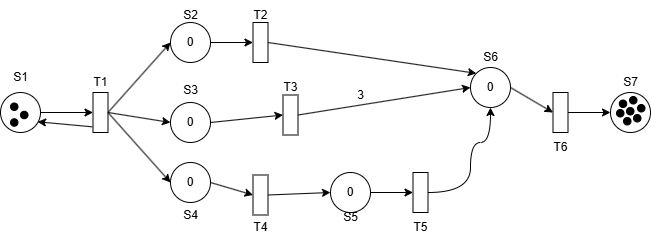
#> input picture sketch2pnml/data/demos/demo_7.png, 651 x 242 px
$ jupyter execute --allow-errors workflow.ipynb
#> lines starting #> are read from the running program, lines starting #| are printed output that depends on the picture; after the words box and inside, x2 and y2 are one past the last pixel; in counts of white or black regions, pixels touching at a corner belong together
### commons.py

[cell 1]
import numpy as np
import cv2

# [9 lines left out: function is_number, not called in this run]

def minmaxToContours(xyxy):
    x1, y1, x2, y2 = xyxy
    return np.array([[x1, y1], [x2, y1], [x2, y2], [x1, y2]], dtype=np.int32)  # Convert to contour format

# [204 lines left out: functions fill_contours, remove_contours, filter_enclosed_contours, dilate_contour, find_closest_distance_to_contour, not called in this run]

### models.py

[cell 2]
import math
import numpy as np
import largestinteriorrectangle as lir
import cv2

# Epsilon for floating point comparisons if needed, though not used in current definitions
EPS = 1e-6

class Point:
    # [6 lines left out: function __init__, not called in this run]

    def get_distance_between_points(self, other_point):
        """Calculate Euclidean distance between this point and another point."""
        return math.sqrt((self.x - other_point.x) ** 2 + (self.y - other_point.y) ** 2)

    # [11 lines left out: function is_inside_contour, not called in this run]

    def get_numpy_array(self):
        """Returns the point as a numpy array."""
        return np.array([self.x, self.y], dtype=np.int32)

    def __repr__(self):
        return f"Point({self.x}, {self.y})"

    # [4 lines left out: function __eq__, not called in this run]

    def __hash__(self):
        """Allows Point objects to be added to sets or used as dictionary keys."""
        return hash((self.x, self.y))

class Line:
    # [100 lines left out: functions __init__, get_other_point, get_vector, get_normalized_vector, distance_point_to_infinite_line, distance_point_to_segment, not called in this run]

    def __repr__(self):
        return f"Line(start={self.point1}, end={self.point2}, angle={self.angle:.2f}, length={self.length:.2f})"

    # [11 lines left out: functions __eq__, __hash__, not called in this run]


#####################################################################
#####################################################################
class Place:
    # [39 lines left out: functions __init__, from_contour, update_markers_from_text, not called in this run]


    def __repr__(self):
        return f"Place(center={self.center}, radius={self.radius})"

class Transition:
    # [29 lines left out: functions __init__, from_contour, not called in this run]

    def __repr__(self):
        return f"Transition(center={self.center}, height={self.height}, width={self.width}, angle={self.angle})"

### Potentially add an Arc class later if needed to represent the final connections
class Arc:
    # [9 lines left out: function __init__, not called in this run]

    def __repr__(self):
        return f"Arc(source={self.source}, target={self.target})"

    # [4 lines left out: function __eq__, not called in this run]

class Text:
    """Represents a detected text element with its content and bounding box."""
    # Store geometry as absolute integer coordinates
    # [15 lines left out: function __init__, not called in this run]

    def __repr__(self):
        return f"Text(value='{self.value}', box=({self.pt1.x},{self.pt1.y})-({self.pt2.x},{self.pt2.y}), conf={self.confidence:.2f})"

### recognize_text.py

[cell 3]
import cv2
import numpy as np
from doctr.models import ocr_predictor
from models import Text # Import the Text class

# [11 lines left out: function _geometry_to_absolute_coords, not called in this run]

def detect_text(img_color_resized: np.ndarray, config: dict) -> list[Text]:
    """
    Detects text using doctr and returns a list of Text objects with absolute coordinates.
    (Implementation remains the same)
    """
    predictor_params = config.get('text_detection', {})
    predictor = ocr_predictor(
        det_arch='db_resnet50',
        reco_arch='crnn_vgg16_bn',
        pretrained=True,
    )
    predictor.det_predictor.model.postprocessor.bin_thresh = predictor_params.get('bin_thresh', 0.3)
    predictor.det_predictor.model.postprocessor.box_thresh = predictor_params.get('box_thresh', 0.1)

    out = predictor([img_color_resized])

    detected_texts: list[Text] = []
    img_height, img_width = img_color_resized.shape[:2]

    if out.pages:
        for block in out.pages[0].blocks:
            for line in block.lines:
                for word in line.words:
                    abs_geom = _geometry_to_absolute_coords(word.geometry, img_width, img_height)
                    text_obj = Text(value=word.value,
                                      geometry_abs=abs_geom,
                                      confidence=word.confidence)
                    detected_texts.append(text_obj)

    return detected_texts

# [120 lines left out: functions get_img_no_text, get_text_center, link_text_to_elements, not called in this run]
            # print(f"Associated '{text_obj.value}' (center: {text_center}) with {closest_element_overall.__class__.__name__} id={id(closest_element_overall)} (dist: {min_overall_distance:.2f})")
        # else:
            # print(f"Text '{text_obj.value}' (center: {text_center}) not associated, min_dist {min_overall_distance:.2f} > threshold {distance_threshold}")

### recognize_node.py

[cell 4]
import cv2
import numpy as np
import largestinteriorrectangle as lir

EPS = 1e-6

# [125 lines left out: functions get_circle_overlap, get_rectangle_overlap, detect_shapes, get_nodes_mask, not called in this run]

### recognize_arrow.py

[cell 5]
import base64
import requests
import cv2
import numpy as np
import supervision as sv

# Function to load configuration (can be moved to a central utils.py if used elsewhere)
# For now, keep it simple. The main caller (notebook) will load and pass the config.

# [68 lines left out: functions detect_arrowheads, show_arrows, not called in this run]

### recognize_arc.py

[cell 6]
import math
from skimage.morphology import skeletonize
import copy

# [18 lines left out: function get_hough_lines, not called in this run]

class HoughBundler:
    def __init__(self,min_distance=5,min_angle=2):
        self.min_distance = min_distance
        self.min_angle = min_angle

    def get_orientation(self, line):
        orientation = math.atan2(abs((line[3] - line[1])), abs((line[2] - line[0])))
        return math.degrees(orientation)

    # [191 lines left out: functions check_is_line_different, distance_point_to_line, get_distance, merge_lines_into_groups, merge_line_segments, process_lines and 2 more, not called in this run]


def cosine_similarity(vec1_norm: np.ndarray, vec2_norm: np.ndarray) -> float:
    """Computes the cosine similarity (dot product of normalized vectors)."""
    return np.dot(vec1_norm, vec2_norm)

# [221 lines left out: functions find_line_paths, assign_arrowheads, get_arcs, not called in this run]

### data_loading.py

[cell 7]
import cv2
import numpy as np
import os

def preprocess(img):
    """Applies Otsu's thresholding to the input image."""
    # Ensure input is grayscale if it's not already
    gray_img = img
    if len(img.shape) == 3 and img.shape[2] == 3:
        gray_img = cv2.cvtColor(img, cv2.COLOR_BGR2GRAY)

    _, thresh_otsu = cv2.threshold(gray_img, 0, 255, cv2.THRESH_BINARY + cv2.THRESH_OTSU)
    return thresh_otsu

def load_and_preprocess_image(image_path: str, config: dict):
#> called with image_path = '../data/demos/demo_7.png'
    if not os.path.exists(image_path):
        raise FileNotFoundError(f"Image file not found at: {image_path}")

    img_color = cv2.imread(image_path)
#> img_color is the input picture: shape (242, 651, 3); min 0, max 255, mean 248
    if img_color is None:
        raise ValueError(f"Could not read image file: {image_path}")

    img_gray = cv2.cvtColor(img_color, cv2.COLOR_BGR2GRAY)

    # --- Upscaling Heuristic ---
    cfg_proc = config.get('image_processing', {})
    min_dimension_threshold = cfg_proc.get('min_dimension_threshold', 800)
    upscale_factor = cfg_proc.get('upscale_factor', 2)

    h, w = img_gray.shape
#> h = 242; w = 651
    img_color_resized = img_color
    img_gray_resized = img_gray

    if h < min_dimension_threshold or w < min_dimension_threshold:
        print(f"Image dimensions ({w}x{h}) below threshold ({min_dimension_threshold}px). Upscaling by {upscale_factor}x.")
#| Image dimensions (651x242) below threshold (800px). Upscaling by 2x.
        new_w, new_h = w * upscale_factor, h * upscale_factor
#> new_w = 1302; new_h = 484
        img_gray_resized = cv2.resize(img_gray, (new_w, new_h), interpolation=cv2.INTER_LANCZOS4)
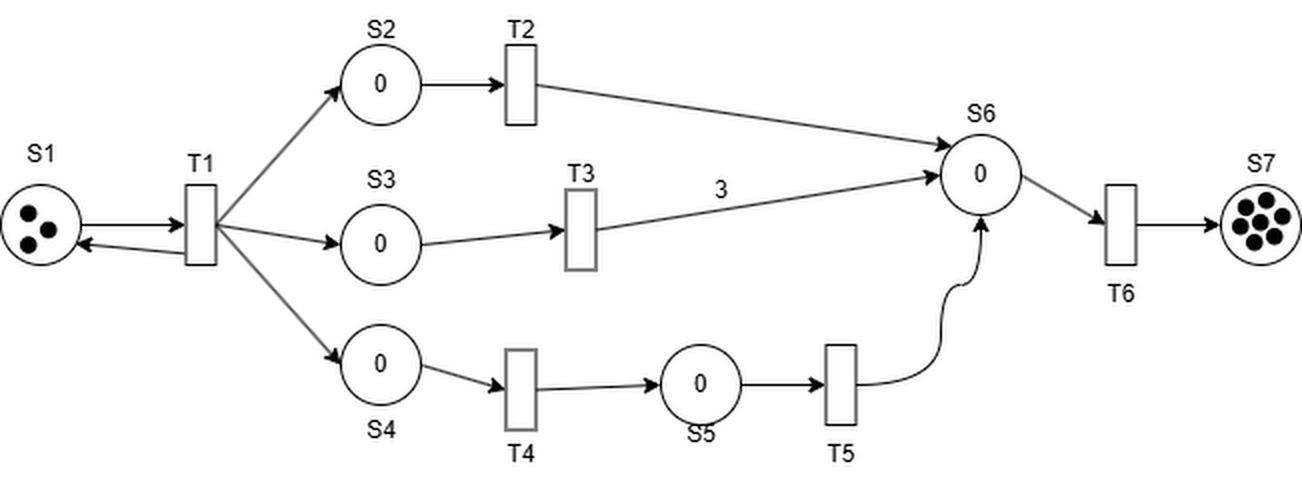
#> img_gray_resized: shape (484, 1302); min 0, max 255, mean 247.5
        img_color_resized = cv2.resize(img_color, (new_w, new_h), interpolation=cv2.INTER_LANCZOS4)

    # --- Initial Preprocessing (Inversion + Thresholding) ---
    img_inverted = cv2.bitwise_not(img_gray_resized)
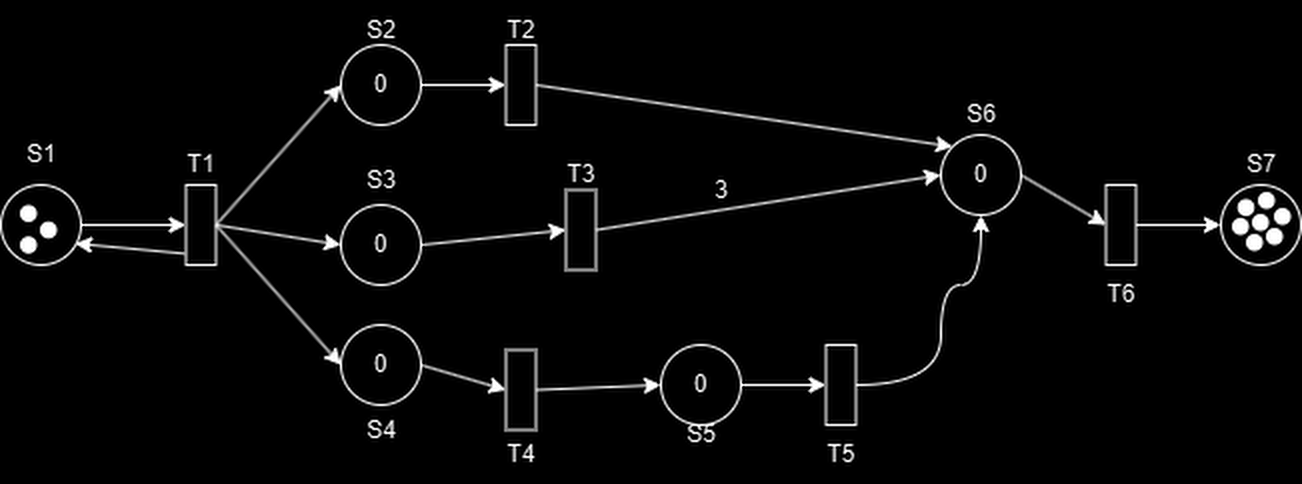
#> img_inverted: shape (484, 1302); min 0, max 255, mean 7.5
    preprocessed_img = preprocess(img_inverted)
#> in preprocess, `_, thresh_otsu = cv2.threshold(gray_img, 0, 255, cv2.THRESH_BINARY + c..`:
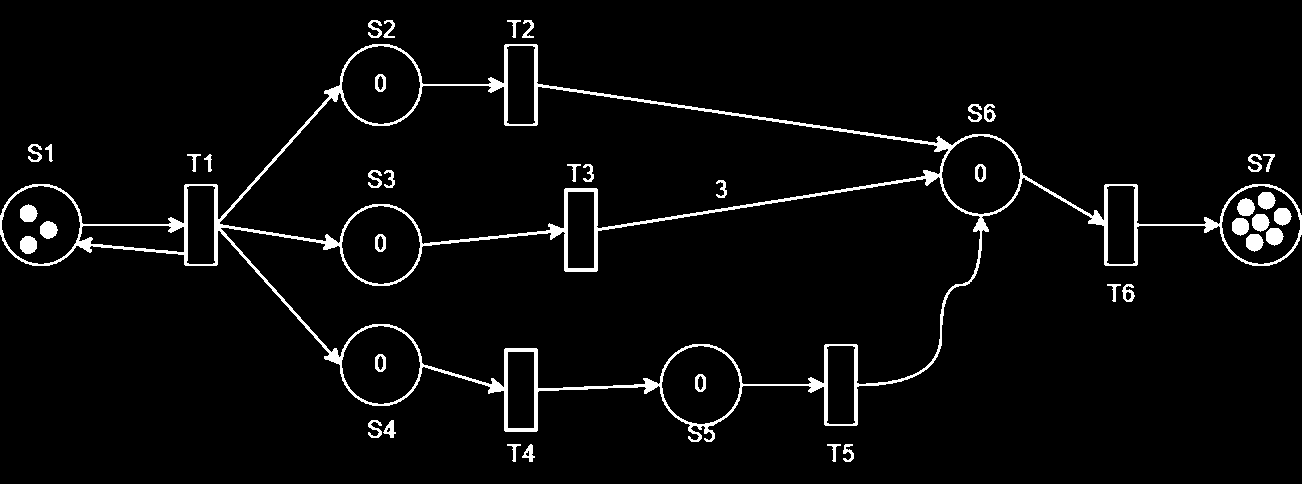
#> thresh_otsu: shape (484, 1302); 3.8% white; 41 white regions, largest, box (x1, y1, x2, y2) and area: (0, 44, 1302, 442) 18325, (20, 236, 37, 254) 248, (1258, 192, 1276, 210) 247

    return preprocessed_img, img_color_resized, img_gray_resized

### workflow.py

[cell 8]
import yaml
from PIL import Image

# ## 2. Configuration Loading
CONFIG_PATH = 'demo_7_config.yaml'
config = {}

try:
    with open(CONFIG_PATH, 'r') as f:
        config = yaml.safe_load(f)
    print(f"Configuration loaded from {CONFIG_PATH}") # Kept simple confirmation
except FileNotFoundError:
    print(f"Error: {CONFIG_PATH} not found. Using empty config.")
except Exception as e:
    print(f"Error loading or parsing {CONFIG_PATH}: {e}. Using empty config.")

[cell 9]
INPUT_IMAGE_PATH = '../data/demos/demo_7.png' # Example relative path
# INPUT_IMAGE_PATH = '../data/internet/petri_net_19.jpg' # rect thresh 0.85
# INPUT_IMAGE_PATH = '../data/internet/petri_net_12.jpg' # rect thresh 0.85

img_steps = []

preprocessed_img, img_color_resized, img_gray_resized = load_and_preprocess_image(INPUT_IMAGE_PATH, config)
print(f"Image loaded and preprocessed from: {INPUT_IMAGE_PATH}") # Kept simple confirmation

[cell 10]
img_steps.append(Image.fromarray(img_color_resized))
Image.fromarray(img_color_resized).show(title="Image without shapes")

#> (a cell that did not finish here is left out)

#> (a cell that did not finish here is left out)

#> (a cell that did not finish here is left out)

#> (a cell that did not finish here is left out)

#> (a cell that did not finish here is left out)

#> (a cell that did not finish here is left out)

#> (a cell that did not finish here is left out)

#> (a cell that did not finish here is left out)

#> (a cell that did not finish here is left out)

[cell 20]
# [6 lines of commented-out code are left out]

#> (a cell that did not finish here is left out)

[cell 22]
hough_bundler_min_distance = config.get('connection_processing', {}).get('hough_bundler_min_distance', 10)
hough_bundler_min_angle = config.get('connection_processing', {}).get('hough_bundler_min_angle', 5)

bundler = HoughBundler(min_distance = hough_bundler_min_distance ,min_angle=hough_bundler_min_angle)

$ run again, with sketch2pnml/data/internet/petri_net_19.jpg saved as sketch2pnml/data/demos/demo_7.png
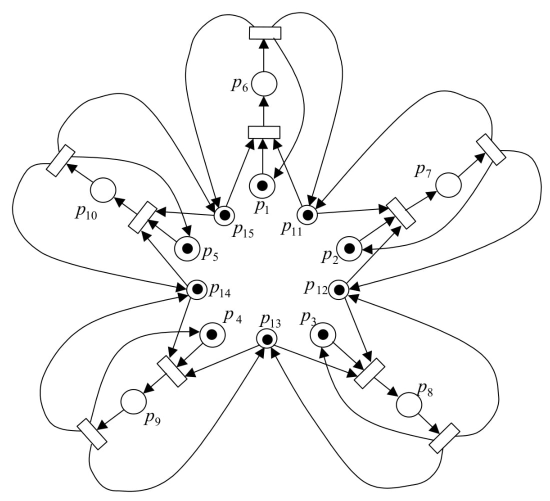
#> input picture sketch2pnml/data/internet/petri_net_19.jpg, 1100 x 1002 px (shown at 1/2 size)
#> in load_and_preprocess_image, img_color is the input picture: shape (1002, 1100, 3); min 0, max 255, mean 245.7
#> in load_and_preprocess_image, `img_inverted = cv2.bitwise_not(img_gray_resized)`:
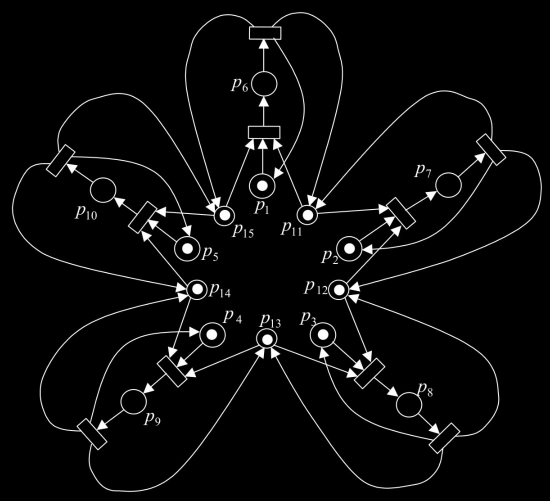
#> img_inverted: shape (1002, 1100) (shown at 1/2 size); min 0, max 255, mean 9.3
#> in preprocess, `_, thresh_otsu = cv2.threshold(gray_img, 0, 255, cv2.THRESH_BINARY + c..`:
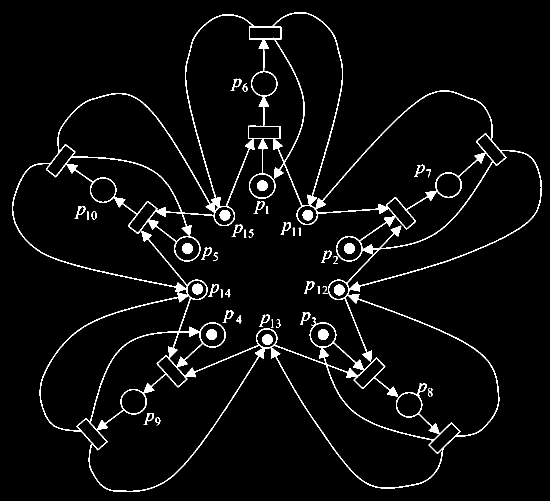
#> thresh_otsu: shape (1002, 1100) (shown at 1/2 size); 3.9% white; 45 white regions, largest, box (x1, y1, x2, y2) and area: (24, 24, 1084, 984) 36715, (688, 486, 710, 508) 370, (364, 486, 386, 508) 367

$ run again, with sketch2pnml/data/internet/petri_net_12.jpg saved as sketch2pnml/data/demos/demo_7.png
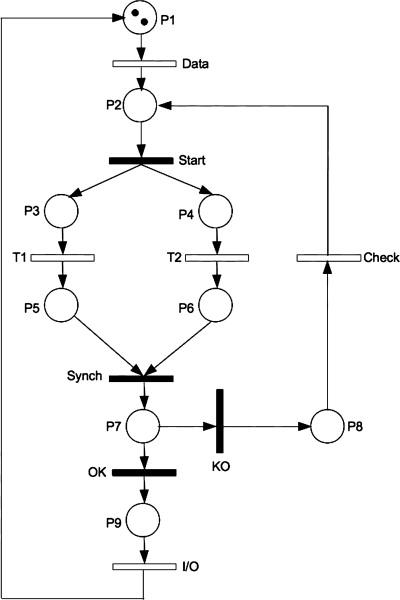
#> input picture sketch2pnml/data/internet/petri_net_12.jpg, 400 x 600 px
#> in load_and_preprocess_image, img_color is the input picture: shape (600, 400, 3); min 0, max 255, mean 245.8
#| Image dimensions (400x600) below threshold (800px). Upscaling by 2x.
#> in load_and_preprocess_image, `img_gray_resized = cv2.resize(img_gray, (new_w, new_h), interpolation=..`:
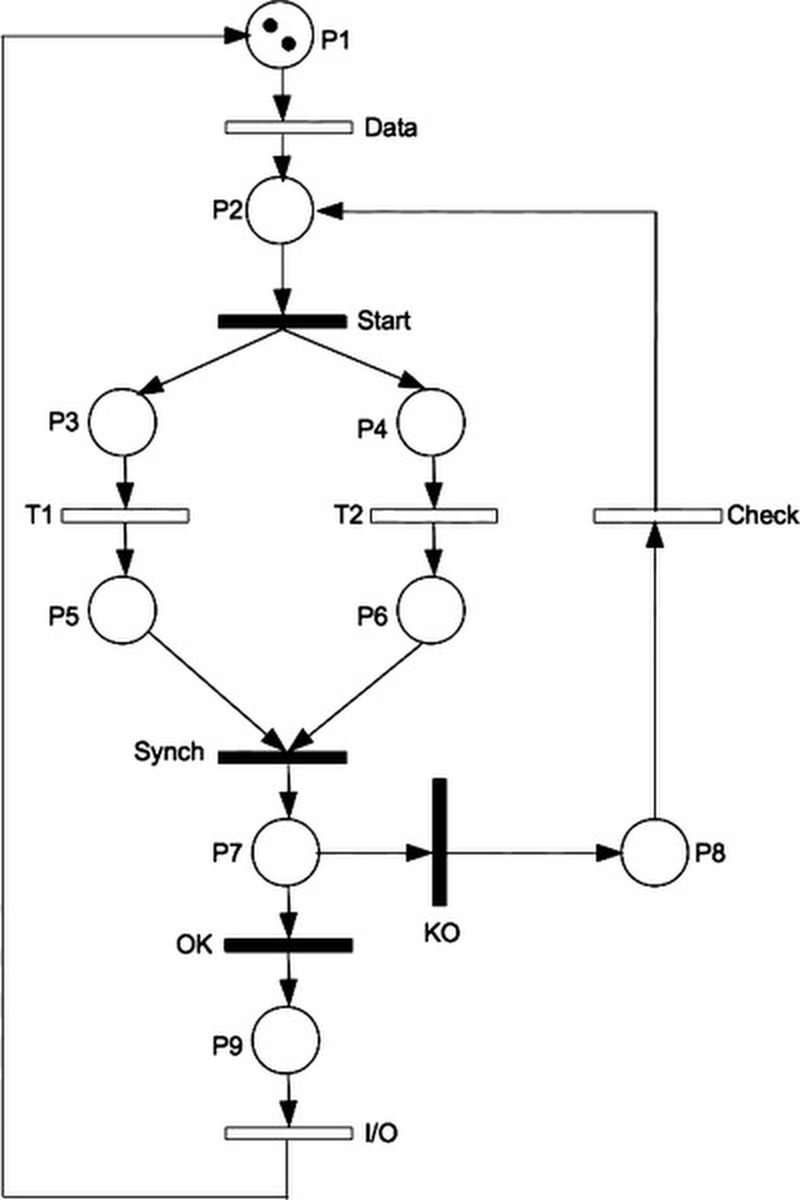
#> img_gray_resized: shape (1200, 800); min 0, max 255, mean 245.4
#> in preprocess, `_, thresh_otsu = cv2.threshold(gray_img, 0, 255, cv2.THRESH_BINARY + c..`:
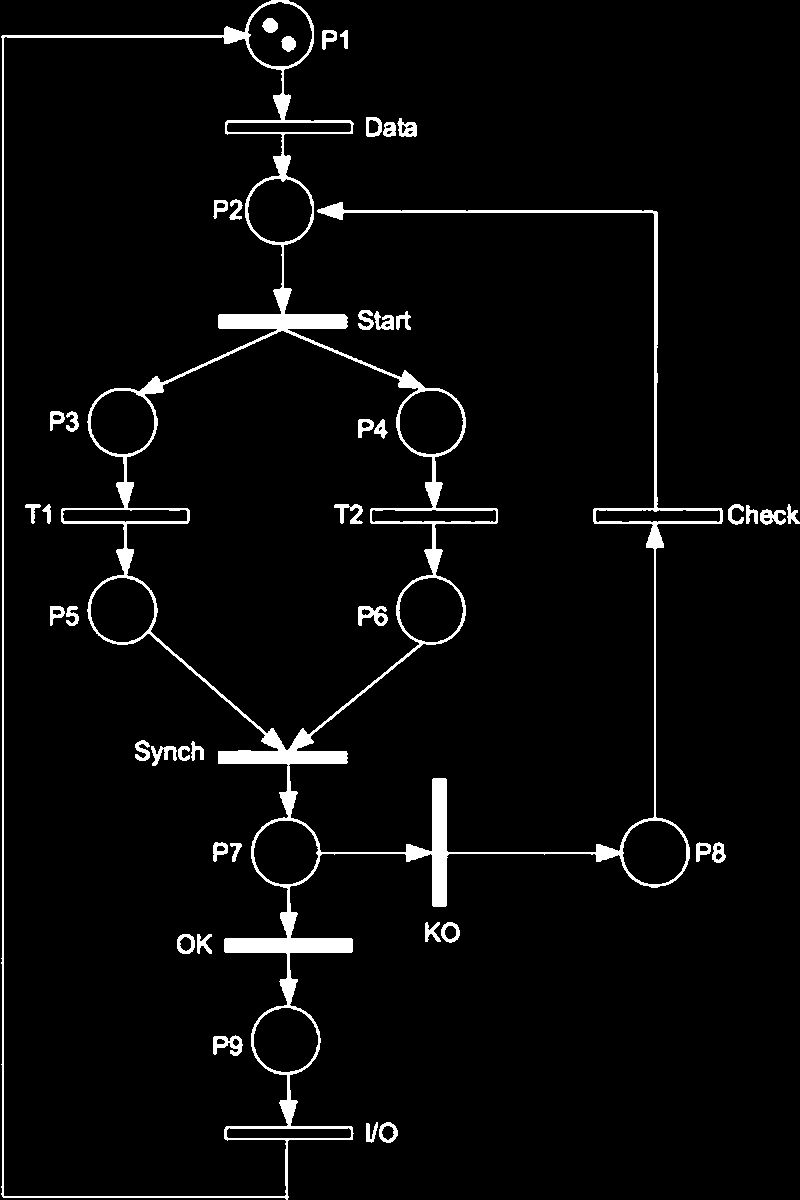
#> thresh_otsu: shape (1200, 800); 4.1% white; 42 white regions, largest, box (x1, y1, x2, y2) and area: (1, 0, 723, 1200) 31945, (358, 606, 388, 626) 347, (213, 1035, 243, 1056) 335
